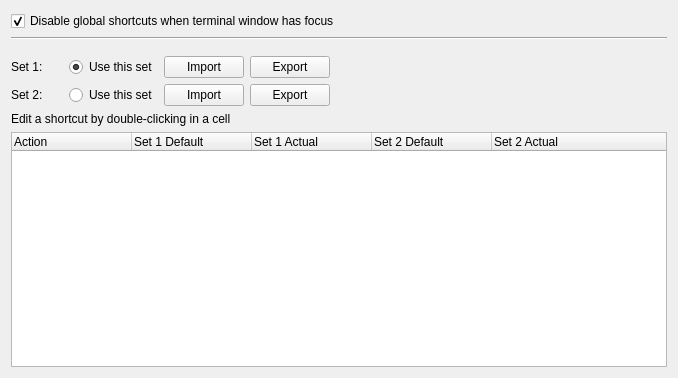
         <widget class="QWidget" name="scrollAreaWidgetContents_8">
          <property name="geometry">
           <rect>
            <x>0</x>
            <y>0</y>
            <width>678</width>
            <height>378</height>
           </rect>
          </property>
          <layout class="QVBoxLayout" name="verticalLayout_25">
           <item>
            <layout class="QVBoxLayout" name="verticalLayout_26">
             <property name="sizeConstraint">
              <enum>QLayout::SetDefaultConstraint</enum>
             </property>
             <property name="topMargin">
              <number>0</number>
             </property>
             <item>
              <layout class="QHBoxLayout" name="horizontalLayout_15">
               <item>
                <widget class="QCheckBox" name="cb_prevent_readline_conflicts">
                 <property name="toolTip">
                  <string>Select this option to prevent conflicts with readline shortcuts</string>
                 </property>
                 <property name="text">
                  <string>Disable global shortcuts when terminal window has focus</string>
                 </property>
                 <property name="checked">
                  <bool>true</bool>
                 </property>
                </widget>
               </item>
              </layout>
             </item>
             <item>
              <widget class="Line" name="line_9">
               <property name="orientation">
                <enum>Qt::Horizontal</enum>
               </property>
              </widget>
             </item>
             <item>
              <layout class="QGridLayout" name="gridLayout_12">
               <property name="topMargin">
                <number>10</number>
               </property>
               <item row="3" column="0">
                <layout class="QHBoxLayout" name="horizontalLayout_16">
                 <property name="topMargin">
                  <number>0</number>
                 </property>
                </layout>
               </item>
               <item row="1" column="2">
                <widget class="QRadioButton" name="rb_sc_set2">
                 <property name="text">
                  <string>Use this set</string>
                 </property>
                </widget>
               </item>
               <item row="0" column="0">
                <widget class="QLabel" name="label_23">
                 <property name="text">
                  <string>Set 1:</string>
                 </property>
                </widget>
               </item>
               <item row="1" column="4">
                <widget class="QPushButton" name="btn_export_shortcut_set2">
                 <property name="text">
                  <string>Export</string>
                 </property>
                </widget>
               </item>
               <item row="1" column="3">
                <widget class="QPushButton" name="btn_import_shortcut_set2">
                 <property name="text">
                  <string>Import</string>
                 </property>
                </widget>
               </item>
               <item row="0" column="2">
                <widget class="QRadioButton" name="rb_sc_set1">
                 <property name="text">
                  <string>Use this set</string>
                 </property>
                 <property name="checked">
                  <bool>true</bool>
                 </property>
                </widget>
               </item>
               <item row="0" column="5">
                <spacer name="horizontalSpacer_26">
                 <property name="orientation">
                  <enum>Qt::Horizontal</enum>
                 </property>
                 <property name="sizeHint" stdset="0">
                  <size>
                   <width>40</width>
                   <height>20</height>
                  </size>
                 </property>
                </spacer>
               </item>
               <item row="0" column="4">
                <widget class="QPushButton" name="btn_export_shortcut_set1">
                 <property name="text">
                  <string>Export</string>
                 </property>
                </widget>
               </item>
               <item row="0" column="3">
                <widget class="QPushButton" name="btn_import_shortcut_set1">
                 <property name="text">
                  <string>Import</string>
                 </property>
                </widget>
               </item>
               <item row="1" column="0">
                <widget class="QLabel" name="label_24">
                 <property name="text">
                  <string>Set 2:</string>
                 </property>
                </widget>
               </item>
               <item row="0" column="1">
                <spacer name="horizontalSpacer_33">
                 <property name="orientation">
                  <enum>Qt::Horizontal</enum>
                 </property>
                 <property name="sizeType">
                  <enum>QSizePolicy::Fixed</enum>
                 </property>
                 <property name="sizeHint" stdset="0">
                  <size>
                   <width>20</width>
                   <height>20</height>
                  </size>
                 </property>
                </spacer>
               </item>
              </layout>
             </item>
             <item>
              <widget class="QLabel" name="label_21">
               <property name="text">
                <string>Edit a shortcut by double-clicking in a cell</string>
               </property>
              </widget>
             </item>
             <item>
              <layout class="QHBoxLayout" name="horizontalLayout_10">
               <property name="topMargin">
                <number>0</number>
               </property>
               <item>
                <widget class="QTreeWidget" name="shortcuts_treewidget">
                 <property name="sizePolicy">
                  <sizepolicy hsizetype="Expanding" vsizetype="Expanding">
                   <horstretch>0</horstretch>
                   <verstretch>0</verstretch>
                  </sizepolicy>
                 </property>
                 <property name="sizeIncrement">
                  <size>
                   <width>0</width>
                   <height>0</height>
                  </size>
                 </property>
                 <property name="baseSize">
                  <size>
                   <width>0</width>
                   <height>0</height>
                  </size>
                 </property>
                 <property name="alternatingRowColors">
                  <bool>true</bool>
                 </property>
                 <property name="animated">
                  <bool>false</bool>
                 </property>
                 <property name="allColumnsShowFocus">
                  <bool>false</bool>
                 </property>
                 <property name="headerHidden">
                  <bool>false</bool>
                 </property>
                 <property name="columnCount">
                  <number>5</number>
                 </property>
                 <attribute name="headerCascadingSectionResizes">
                  <bool>false</bool>
                 </attribute>
                 <attribute name="headerDefaultSectionSize">
                  <number>120</number>
                 </attribute>
                 <attribute name="headerHighlightSections">
                  <bool>false</bool>
                 </attribute>
                 <attribute name="headerMinimumSectionSize">
                  <number>64</number>
                 </attribute>
                 <attribute name="headerStretchLastSection">
                  <bool>true</bool>
                 </attribute>
                 <column>
                  <property name="text">
                   <string>Action</string>
                  </property>
                  <property name="font">
                   <font>
                    <italic>false</italic>
                   </font>
                  </property>
                 </column>
                 <column>
                  <property name="text">
                   <string>Set 1 Default</string>
                  </property>
                 </column>
                 <column>
                  <property name="text">
                   <string>Set 1 Actual</string>
                  </property>
                 </column>
                 <column>
                  <property name="text">
                   <string>Set 2 Default</string>
                  </property>
                  <property name="font">
                   <font>
                    <italic>false</italic>
                   </font>
                  </property>
                 </column>
                 <column>
                  <property name="text">
                   <string>Set 2 Actual</string>
                  </property>
                 </column>
                </widget>
               </item>
              </layout>
             </item>
            </layout>
           </item>
          </layout>
         </widget>
